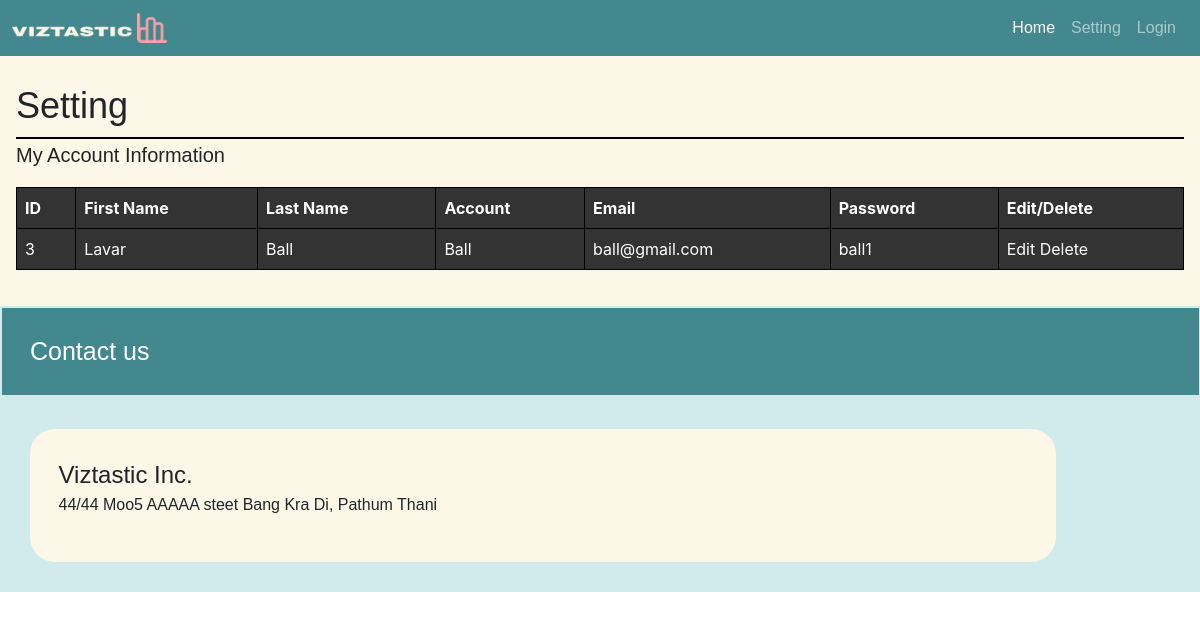
Before: /userinfo with the older database file.
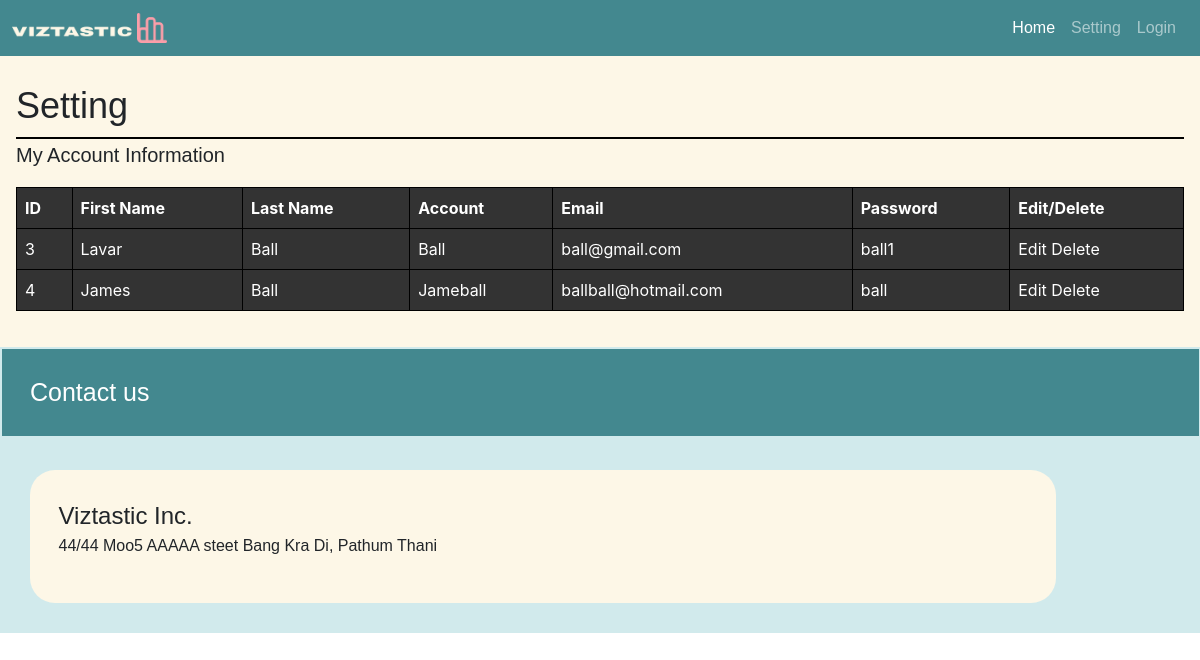
After: the same page with the newer database file.
### database/models.py (models this page shows)
class userall(models.Model):
    first_name = models.CharField(max_length=255)
    last_name = models.CharField(max_length=255)
    account = models.CharField(max_length=255)
    email =  models.CharField(max_length=255)
    password  = models.CharField(max_length=255)

### database/views.py (the view)
# urls.py: path("userinfo", database_views.user_name),
def user_name(request):
    dataset_objs = userall.objects.all()
    context_data = {
        "filter_type":"All",
        "datasets":dataset_objs
    }
    return render(request, 'web/userinfo.html', context= context_data)

### hello_world/templates/web/userinfo.html (shortened to what this page needs)
{% extends 'web/layout.html' %}
{% load static %}
{% block content %}
<body>
    <div class = "index-body">
        <div class = "index-context setting-context">
            <h1 class = "container-fluid">Setting</h1>
            <h2>My Account Information</h2>
            <table border="1">
                <tr>
                    <th>ID</th>
                        <th>First Name</th>
                        <th>Last Name</th>
                        <th>Account</th>
                        <th>Email</th>
                        <th>Password</th>
                        <th>Edit/Delete</th>
                    </tr>
                {% for row in datasets %}
                    <tr>
                        <td>{{ row.id }}</td>
                        <td>{{ row.first_name }}</td>
                        <td>{{ row.last_name }}</td>
                        <td>{{ row.account }}</td>
                        <td>{{ row.email }}</td>
                        <td>{{ row.password }}</td>
                        <td>
                            <a href="/database/name/edit/{{ row.id }}" style="color:white;">Edit</a>
                            <a href="/database/name/del/{{ row.id }}" style="color:white;">Delete</a>
                            </td>
                    </tr>
                {% endfor %}
            </table>
        </div>
{% endblock %}

Changed rows visible on the page:
added userall: id "4", first_name "James", last_name "Ball", account "Jameball", email "ballball@hotmail.com", password "ball"
